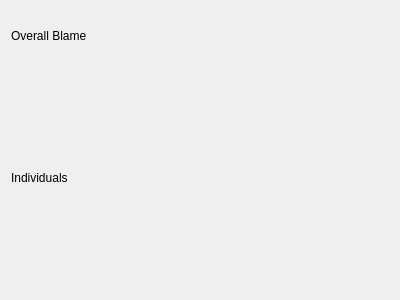
<?xml version="1.0" encoding="UTF-8"?>
<ui version="4.0">
 <class>OverallBlame</class>
 <widget class="QWidget" name="OverallBlame">
  <property name="geometry">
   <rect>
    <x>0</x>
    <y>0</y>
    <width>400</width>
    <height>300</height>
   </rect>
  </property>
  <property name="windowTitle">
   <string>Form</string>
  </property>
  <layout class="QVBoxLayout" name="verticalLayout">
   <item>
    <widget class="QLabel" name="label">
     <property name="maximumSize">
      <size>
       <width>16777215</width>
       <height>50</height>
      </size>
     </property>
     <property name="text">
      <string>Overall Blame</string>
     </property>
    </widget>
   </item>
   <item>
    <layout class="QHBoxLayout" name="horizontalLayout">
     <item>
      <widget class="QLabel" name="label_2">
       <property name="text">
        <string>Individuals</string>
       </property>
      </widget>
     </item>
    </layout>
   </item>
  </layout>
 </widget>
 <resources/>
 <connections/>
</ui>
